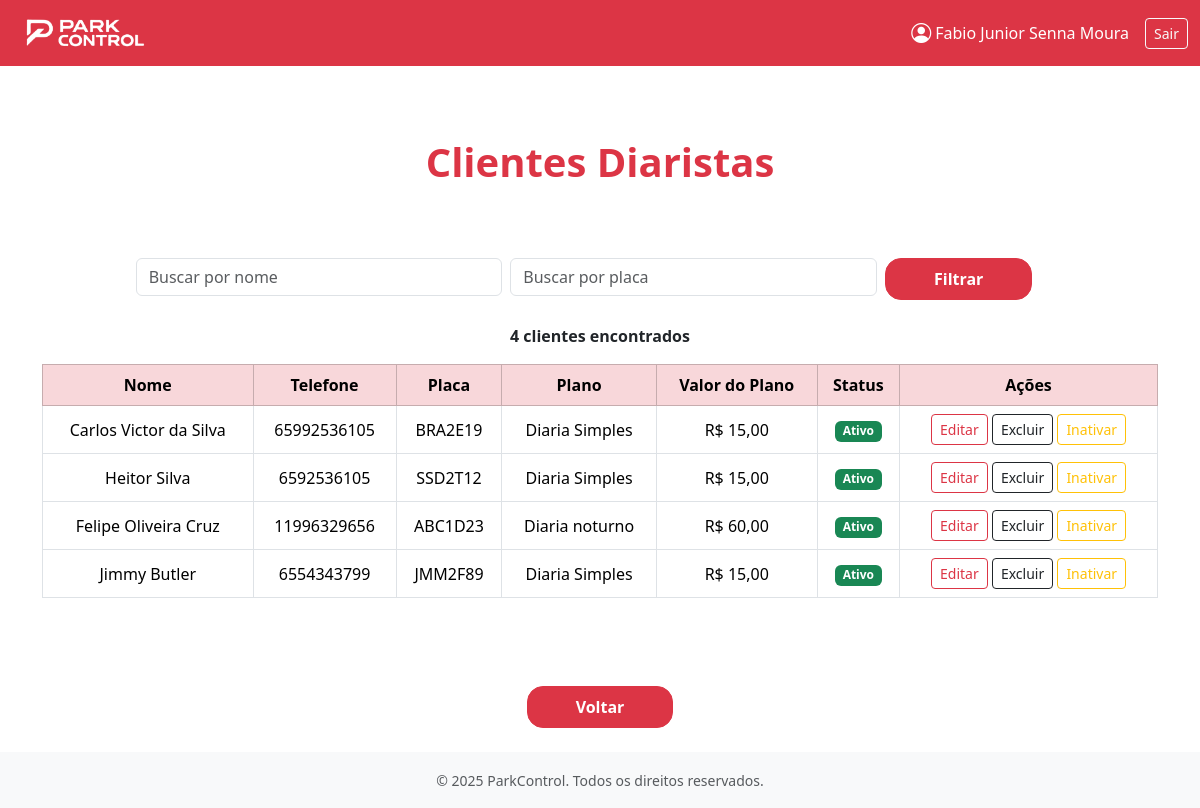
/diaristas/ (signed in), run on the app's committed database.
### apps/usuarios/models.py (models this page shows)
class Usuario(AbstractUser):
    perfil_acesso = models.CharField(max_length=20, choices=[
        ('Administrador', 'Administrador'),
        ('Frentista', 'Frentista'),
        ('Contador', 'Contador')
    ])
    historico = HistoricalRecords()  # Adiciona histórico de alterações

### apps/clientes/models.py (models this page shows, shortened)
class Diarista(models.Model):
    nome = models.CharField(max_length=100)
    telefone = models.CharField(
        max_length=15,
        validators=[
            RegexValidator(
                r'^\(?\d{2}\)?[-.\s]?\d{4,5}[-.\s]?\d{4}$',
                'Telefone no formato inválido (ex: (65) 99999-9999)'
            )
        ]
    )
    plano = models.ForeignKey(
        Planos,
        on_delete=models.SET_NULL,
        null=True,
        blank=True,
        limit_choices_to={'tipo_plano': 'Diarista'},
        related_name="diaristas"
    )
    placa = models.CharField(
        max_length=10,
        unique=True,
        validators=[
            RegexValidator(
                r'^[A-Z]{3}[0-9][A-Z][0-9]{2}$',
                'Placa no formato inválido (ex: ABC1D23 - padrão Mercosul)'
            )
        ]
    )
    ativo = models.BooleanField(default=True)
    historico = HistoricalRecords()

### apps/planos/models.py (models this page shows, shortened)
class Planos(models.Model):
    TIPO_PLANO_CHOICES = [
        ('Mensalista', 'Mensalista'),
        ('Diarista', 'Diarista'),
    ]
    TIPO_MENSAL_CHOICES = [
        ('Mensal', 'Mensal'),
        ('Anual','Anual')
    ]
    STATUS_CHOICES = [
        ('Ativo', 'Ativo'),
        ('Inativo', 'Inativo'),
    ]
    nome = models.CharField( max_length=50, blank=False, null=False)
    validade = models.PositiveIntegerField(blank=False, null=False)
    descricao = models.TextField(blank=True)
    data_criacao = models.DateTimeField(auto_now_add=True)
    ultima_alteracao = models.DateTimeField(auto_now=True)
    tipo_plano = models.CharField(max_length=20, choices=TIPO_PLANO_CHOICES, blank=False, null=False)
    status = models.CharField(max_length=20, choices=STATUS_CHOICES, blank=True, null=True,default='Ativo')
    valor_diaria = models.DecimalField(max_digits=10, decimal_places=2, blank=True, null=True)
    valor = models.DecimalField(max_digits=10, decimal_places=2, blank=True, null=True)
    tipo_mensal  = models.CharField(max_length=20, choices=TIPO_MENSAL_CHOICES, blank=True, null=True)
    historico = HistoricalRecords()  # Adiciona histórico de alterações

### apps/clientes/views.py (the view)
# urls.py: path('diaristas/', views.cliente_diarista_view, name='cliente_diarista'),
@login_required(login_url='login_parkcontrol')
def cliente_diarista_view(request):
    diaristas = Diarista.objects.all()
    query_nome = request.GET.get('nome', '')
    query_placa = request.GET.get('placa', '')
    if query_nome:
        diaristas = diaristas.filter(nome__icontains=query_nome)
    if query_placa:
        diaristas = diaristas.filter(placa__icontains=query_placa)
    logger.info(f"Visualização lista diaristas - filtros: nome='{query_nome}', placa='{query_placa}'")
    return render(request, 'clientes/cliente_diarista.html', {'diaristas': diaristas, 'query_nome': query_nome, 'query_placa': query_placa})

### apps/clientes/templates/clientes/cliente_diarista.html (shortened to what this page needs)
{% extends "base.html" %}
{% load static %}
{% block content %}
<main class="flex-grow-1 d-flex flex-column justify-content-center align-items-center py-5">
    <h1 class="text-danger fw-bold mb-5">Clientes Diaristas</h1>
    <div class="container mt-4">
        <form method="GET" class="row g-2 mb-4 justify-content-center">
            <div class="col-md-4">
                <input type="text" name="nome" class="form-control" placeholder="Buscar por nome" value="{{ request.GET.nome }}">
            </div>
            <div class="col-md-4">
                <input type="text" name="placa" class="form-control" placeholder="Buscar por placa" value="{{ request.GET.placa }}">
            </div>
            <div class="col-md-2">
                <button type="submit" class="btn btn-danger px-5 py-2 rounded-4 fw-bold">Filtrar</button>
            </div>
        </form>
        <p class="text-center fw-bold">
            {{ diaristas|length }} cliente{{ diaristas|length|pluralize }} encontrado{{ diaristas|length|pluralize }}
        </p>
        <div class="table-responsive">
            {% if diaristas %}
            <table class="table table-bordered text-center align-middle">
                <thead class="table-danger">
                    <tr>
                        <th>Nome</th>
                        <th>Telefone</th>
                        <th>Placa</th>
                        <th>Plano</th>
                        <th>Valor do Plano</th>
                        <th>Status</th>
                        <th>Ações</th>
                    </tr>
                </thead>
                <tbody>
                    {% for cliente in diaristas %}
                    <tr>
                        <td>{{ cliente.nome }}</td>
                        <td>{{ cliente.telefone }}</td>
                        <td>{{ cliente.placa }}</td>
                        <td>{{ cliente.plano.nome }}</td>
                        <td>R$ {{ cliente.plano.valor|floatformat:2 }}</td>
                        <td>
                            {% if cliente.ativo %}
                                <span class="badge bg-success">Ativo</span>
                            {% else %}
                                <span class="badge bg-secondary">Inativo</span>
                            {% endif %}
                        </td>
                        <td>
                            <a href="{% url 'clientes:editar_diarista' pk=cliente.pk %}" class="btn btn-outline-danger btn-sm">Editar</a>
                            {% if user.is_authenticated and user.perfil_acesso == 'Administrador' %}
                                <a href="{% url 'clientes:excluir_diarista' pk=cliente.pk %}" class="btn btn-outline-dark btn-sm">Excluir</a>
                                {% if cliente.ativo %}
                                    <a href="{% url 'clientes:inativar_diarista' pk=cliente.pk %}" class="btn btn-outline-warning btn-sm">
                                        Inativar
                                    </a>
                                {% else %}
                                    <a href="{% url 'clientes:ativar_diarista' pk=cliente.pk %}" class="btn btn-outline-success btn-sm">
                                        Ativar
                                    </a>
                                {% endif %}
                            {% endif %}
                        </td>
                    </tr>
                    {% empty %}
                    <tr>
                        <td colspan="5">Nenhum cliente encontrado.</td>
                    </tr>
                    {% endfor %}
                </tbody>
            </table>
            {% else %}
            <p class="text-center fw-bold text-muted">Nenhum cliente encontrado.</p>
            {% endif %}
        </div>
    </div>
</main>
<footer class="text-center mt-4">
    {% if user.is_authenticated and user.perfil_acesso == 'Administrador' %}
        <a href="{% url 'usuarios:gerencia_cliente' %}" class="btn btn-danger px-5 py-2 rounded-4 fw-bold">
            Voltar
        </a>
    {% else %}
        <a href="{% url 'frentistas:gerenciar_clientes' %}" class="btn btn-danger px-5 py-2 rounded-4 fw-bold">
            Voltar
        </a>
    {% endif %}
</footer>
{% endblock %}

### base_templates/navbar.html (shortened to what this page needs)
{% load static %}
<nav class="navbar navbar-expand-lg navbar-dark bg-danger">
    <div class="container-fluid">
        <a class="navbar-brand d-flex align-items-center" href="{% url 'usuarios:home' %}">
            <img src="{% static 'images/logo-branca.png' %}" alt="Logo" class="me-2" style="height: 40px;">
        </a>
        <div class="collapse navbar-collapse" id="navbarContent">
            <div class="ms-auto d-flex align-items-center">
                {% if user.is_authenticated %}
                    <a href="{% url 'usuarios:perfil_usuario' %}" class="text-white text-decoration-none me-3 d-flex align-items-center">
                        <i class="bi bi-person-circle me-1 fs-5"></i>
                        {{ user.get_full_name|default:user.username }}
                    </a>
                    <a class="btn btn-outline-light btn-sm" href="{% url 'usuarios:logout_parkcontrol' %}">Sair</a>
                {% endif %}
            </div>
        </div>
    </div>
</nav>

### data on the page
Usuario: get_full_name "Fabio Junior Senna Moura"
Diarista: nome "Carlos Victor da Silva", telefone "65992536105", placa "BRA2E19", plano.nome "Diaria Simples", plano.valor "15,00", ativo "Ativo"
Diarista: nome "Heitor Silva", telefone "6592536105", placa "SSD2T12", plano.nome "Diaria Simples", plano.valor "15,00", ativo "Ativo"
Diarista: nome "Felipe Oliveira Cruz", telefone "11996329656", placa "ABC1D23", plano.nome "Diaria noturno", plano.valor "60,00", ativo "Ativo"
Diarista: nome "Jimmy Butler", telefone "6554343799", placa "JMM2F89", plano.nome "Diaria Simples", plano.valor "15,00", ativo "Ativo"

### other printed values
{{ diaristas|length }} "4"
